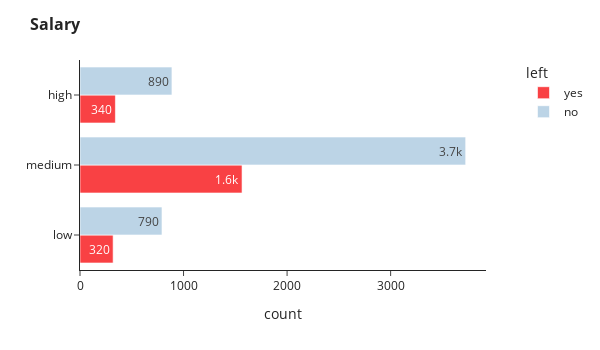

The cell this chart's notebook holds for it:
### Markdown cell above
## Salary and Department

### Code cell
fig = px.histogram(df, y="salary", x=None, color="left",
                width=600,height=350,text_auto='.2s',
                #histnorm='percent',
                category_orders={"salary": ["high","medium","low"]},
                color_discrete_map={ 
                    "yes": "#f94144", "no": "#bcd4e6"
                },
                )
fig.update_layout(title="<b>Salary</b>", 
                  yaxis_title=None,
                  bargap=0.2,
                  barmode='group',
                  titlefont={'size': 16},
                  legend=dict(
                  orientation="v", 
                      y=1, 
                      yanchor="top", 
                      x=1.250, 
                      xanchor="right",)                 
                  )
fig.show()

### Figure 1 — Plotly figure (JSON) as saved in the notebook; plotly's stock layout.template omitted (floating-point values rounded to 4 significant figures; data arrays with more than 128 entries replaced by an {"elided": "..."} marker saying what was removed)
{"data": [{"alignmentgroup": "True", "bingroup": "y", "hovertemplate": "left=yes<br>count=%{x}<br>salary=%{y}<extra></extra>", "legendgroup": "yes", "marker": {"color": "#f94144", "pattern": {"shape": ""}}, "name": "yes", "offsetgroup": "yes", "orientation": "h", "showlegend": true, "texttemplate": "%{value:.2s}", "type": "histogram", "xaxis": "x", "y": {"elided": "2227 str values"}, "yaxis": "y"}, {"alignmentgroup": "True", "bingroup": "y", "hovertemplate": "left=no<br>count=%{x}<br>salary=%{y}<extra></extra>", "legendgroup": "no", "marker": {"color": "#bcd4e6", "pattern": {"shape": ""}}, "name": "no", "offsetgroup": "no", "orientation": "h", "showlegend": true, "texttemplate": "%{value:.2s}", "type": "histogram", "xaxis": "x", "y": {"elided": "5405 str values"}, "yaxis": "y"}], "layout": {"bargap": 0.2, "barmode": "group", "height": 350, "legend": {"orientation": "v", "title": {"text": "left"}, "tracegroupgap": 0, "x": 1.25, "xanchor": "right", "y": 1, "yanchor": "top"}, "margin": {"t": 60}, "title": {"font": {"size": 16}, "text": "<b>Salary</b>"}, "width": 600, "xaxis": {"anchor": "y", "domain": [0, 1], "title": {"text": "count"}}, "yaxis": {"anchor": "x", "categoryarray": ["low", "medium", "high"], "categoryorder": "array", "domain": [0, 1], "title": {}}}}
